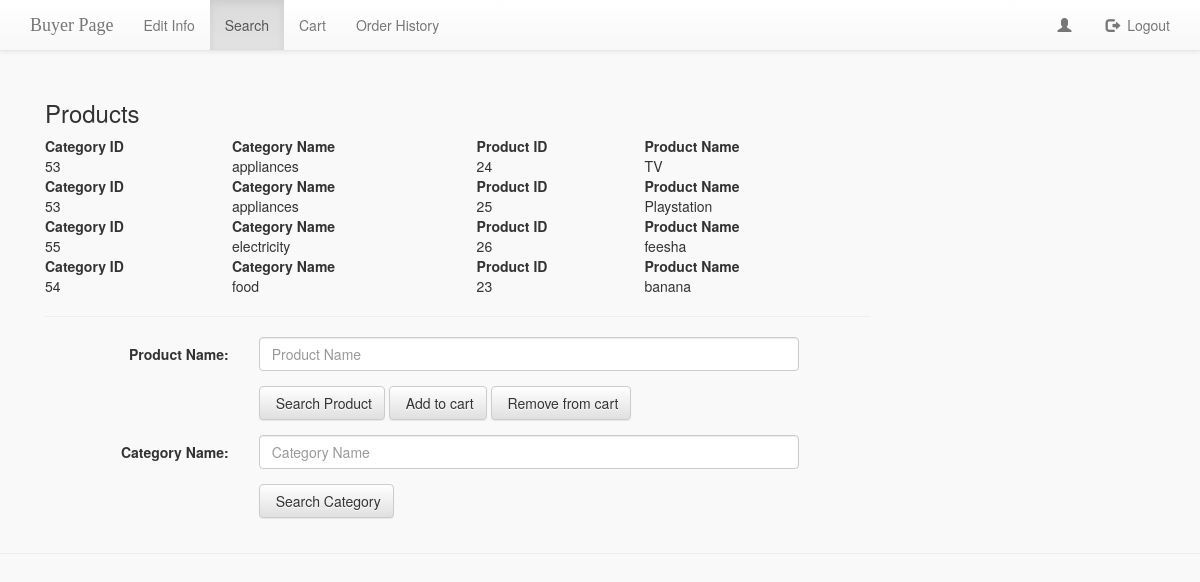
The app's page /search.php (signed in) with its own data.
### tables this page shows
CREATE TABLE `product` (
  `productID` int(11) NOT NULL,
  `categoryID` int(11) DEFAULT NULL,
  `sellerID` int(11) DEFAULT NULL,
  `productName` varchar(25) DEFAULT NULL
);

CREATE TABLE `category` (
  `categoryID` int(11) NOT NULL,
  `catName` varchar(15) NOT NULL,
  `storeID` int(11) DEFAULT NULL,
  `sellerID` int(11) DEFAULT NULL
);

### search.php (the view, shortened to what this page needs)
<?php
	include_once 'dbconnect.php';
	$products=$DBcon->query("SELECT C.catName, C.categoryID, P.productID, P.productName FROM product P, category C Where P.categoryID = C.categoryID;");
?>
<!DOCTYPE html PUBLIC "-//W3C//DTD XHTML 1.0 Transitional//EN" "http://www.w3.org/TR/xhtml1/DTD/xhtml1-transitional.dtd">
<html xmlns="http://www.w3.org/1999/xhtml">
<head>
<link href="bootstrap/css/bootstrap.min.css" rel="stylesheet" media="screen">
<link href="bootstrap/css/bootstrap-theme.min.css" rel="stylesheet" media="screen">
<link rel="stylesheet" href="style.css" type="text/css" />
</head>
<body>
<div class="container">
    <nav class="navbar navbar-default navbar-fixed-top">
      <div class="container">
        <div class="navbar-header">
          <a class="navbar-brand">Buyer Page</a>
        </div>
        <div id="navbar" class="navbar-collapse collapse">
          <ul class="nav navbar-nav">
            <li><a href="../change.php?bs=b">Edit Info</a></li>
            <li class="active"><a href="../search.php">Search</a></li>
            <li><a href="../cart.php">Cart</a></li>
            <li><a href="../orderHistory.php">Order History</a></li>
          </ul>
          <ul class="nav navbar-nav navbar-right">
            <li><a href="#"><span class="glyphicon glyphicon-user"></span>&nbsp; </a></li>
            <li><a href="logout.php?logout"><span class="glyphicon glyphicon-log-out"></span>&nbsp; Logout</a></li>
          </ul>
        </div>
      </div>
    </nav>
	<br><br></br></br>
      <div class="col-md-9 personal-info">
        <h3>Products</h3>
        <form class="form-horizontal" role="form" method="post">
		  <?php
			echo "<table style='width:100%'>";
			while($row = mysqli_fetch_assoc($products)){
				echo "<tr><th>Category ID</th><th>Category Name</th><th>Product ID</th><th>Product Name</th></tr><tr><td>" . $row['categoryID'] . "</td><td>" . $row['catName'] . "</td><td>" . $row['productID'] . "</td><td>" . $row['productName'] . "</td></tr>";
			}
			echo "</table>";
		  ?>
		  <hr>
		  <div class="form-group">
			<label class="col-lg-3 control-label">Product Name:</label>
			<div class="col-lg-8">
			  <input class="form-control" type="text" placeholder="Product Name" name="productName">
			</div>
		  </div>
		  <div class="form-group">
			<label class="col-md-3 control-label"></label>
			<div class="col-md-8">
			  <button type="submit" class="btn btn-default" name="btn-search">
			  <span class="glyphicon glyphicon-save-changes"></span> Search Product
			  </button>
			   <button type="submit" class="btn btn-default" name="btn-add">
			  <span class="glyphicon glyphicon-save-changes"></span> Add to cart
			  </button>
			   <button type="submit" class="btn btn-default" name="btn-remove">
			  <span class="glyphicon glyphicon-save-changes"></span> Remove from cart
			  </button>
			</div>
		  </div>
		   <div class="form-group">
			<label class="col-lg-3 control-label">Category Name:</label>
			<div class="col-lg-8">
			  <input class="form-control" type="text" placeholder="Category Name" name="catName">
			</div>
		  </div>
		  <div class="form-group">
			<label class="col-md-3 control-label"></label>
			<div class="col-md-8">
			  <button type="submit" class="btn btn-default" name="btn-category">
			  <span class="glyphicon glyphicon-save-changes"></span> Search Category
			  </button>
			</div>
		  </div>
        </form>
      </div>
  </div>
<hr>
</body>
</html>

### style.css (style rules this page uses)
body { background:#f9f9f9; }
.navbar-brand { font-family:"Lucida Handwriting"; }

### records on screen
product: categoryID.categoryID "53", categoryID.catName "appliances", productID "24", productName "TV"
product: categoryID.categoryID "53", categoryID.catName "appliances", productID "25", productName "Playstation"
product: categoryID.categoryID "55", categoryID.catName "electricity", productID "26", productName "feesha"
product: categoryID.categoryID "54", categoryID.catName "food", productID "23", productName "banana"
